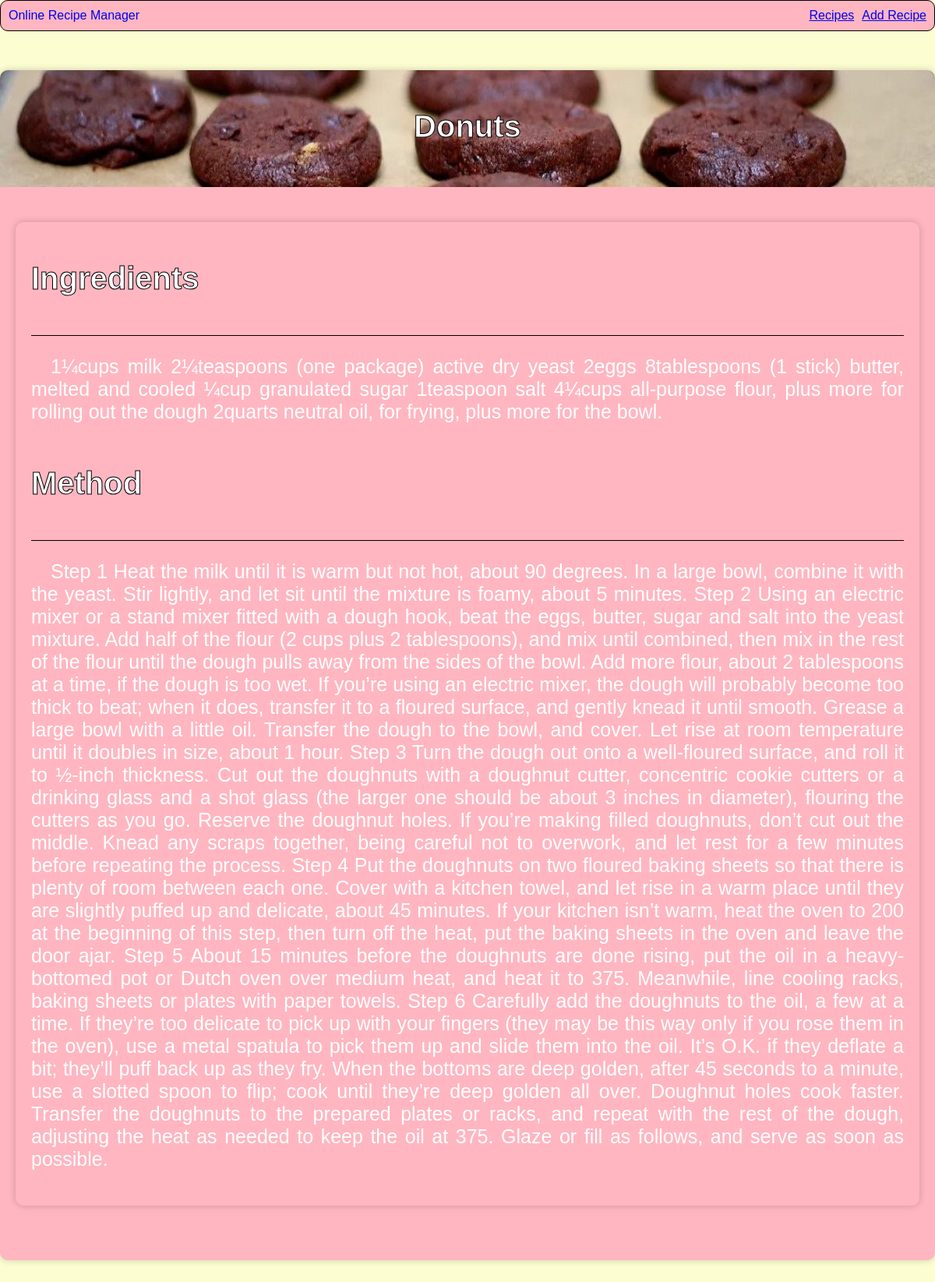
/recipe/2 (signed in), run on an earlier commit of the app's database.
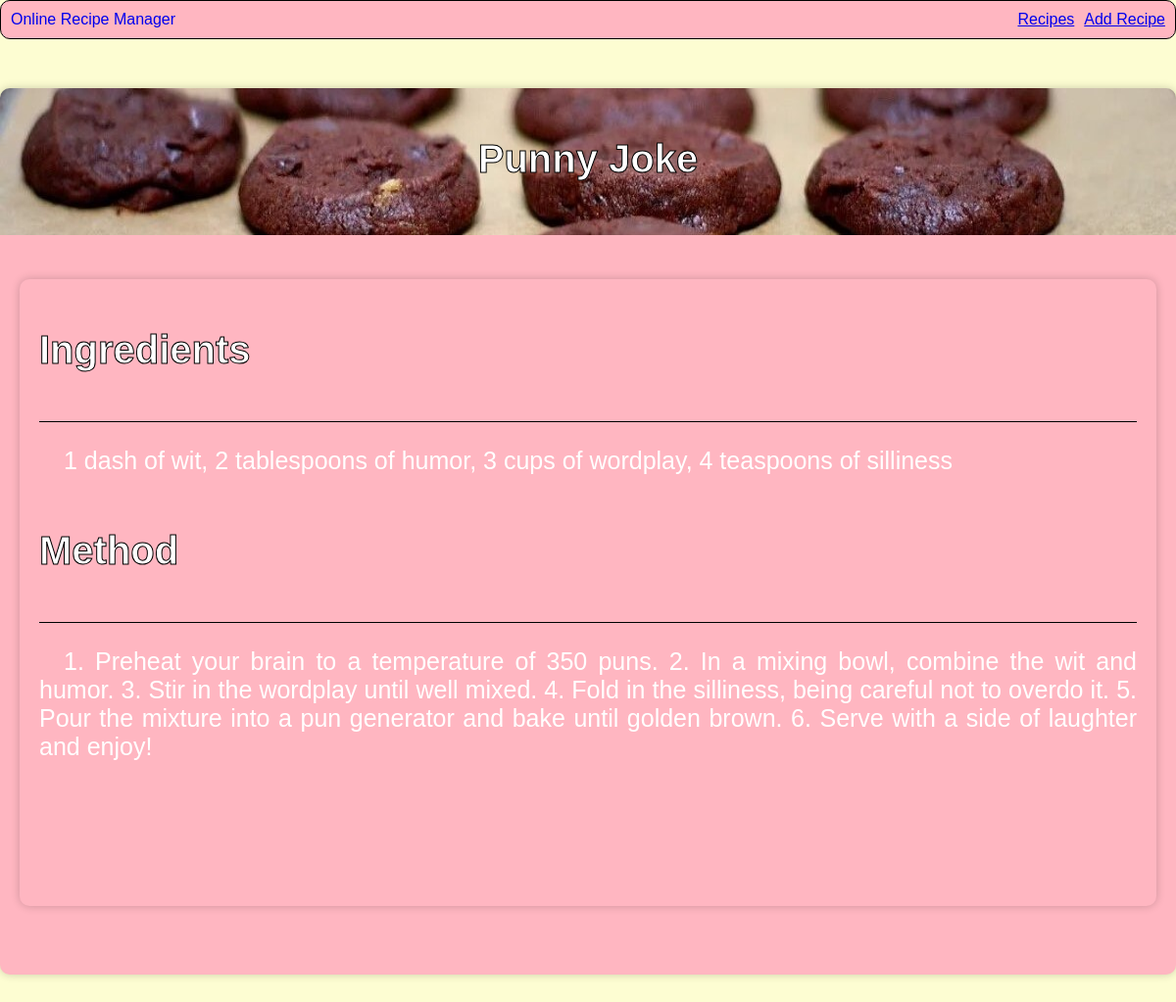
And on a later commit of the database.
### app.py (models this page shows)
class Recipe(db.Model):
    id = db.Column(db.Integer, primary_key = True)
    title = db.Column(db.String(255), nullable = False)
    ingredients = db.Column(db.String(1000), nullable = False)
    method = db.Column(db.String(5000), nullable = False)
    date_created = db.Column(db.DateTime, default = datetime.utcnow)
    user_id = db.Column(db.Integer, db.ForeignKey('user.id'))
    author = db.relationship('User', backref='recipes')

### app.py (the view)
@app.route('/recipe/<int:recipe_id>')
def recipe_detail(recipe_id):
    recipe = Recipe.query.get(recipe_id)
    if recipe is None:
        abort(404)
    return render_template('recipe_detail.html', recipe=recipe)

### app.py (called while the page is built)
@login_manager.user_loader
def load_user(user_id):
    return User.query.get(int(user_id))

### templates/recipe_detail.html (shortened to what this page needs)
{% extends 'base.html' %}
{% block body%}
    <h1>{{ recipe.title }}</h1>
    <div class="recipe-info">
        <div class="recipe-info-ingredients">
            <h3>Ingredients</h3>
            <hr>
            <p>{{ recipe.ingredients }}</p>
        </div>
        <div class="recipe-info-method">
            <h3>Method</h3>
            <hr>
            <p>{{ recipe.method }}</p>
        </div>
    </div>
{% endblock %}

What changed in the data, as far as the page shows it:
changed Recipe: title "Donuts" → "Punny Joke"; ingredients "1¼cups milk 2¼teaspoons (one package) active dry yeast 2eggs 8tablespoons (1 stick) butter, melted and cooled ¼cup granulated sugar 1teaspoon salt 4¼cups all-purpose flour, plus more for rolling out the dough 2quarts neutral oil, for frying, plus more for the bowl." → "1 dash of wit, 2 tablespoons of humor, 3 cups of wordplay, 4 teaspoons of silliness"; method "Step 1 Heat the milk until it is warm but not hot, about 90 degrees. In a large bowl, combine it with the yeast. Stir lightly, and let sit until the mixture is foamy, about 5 minutes. Step 2 Using an electric mixer or a stand mixer fitted with a dough hook, beat the eggs, butter, sugar and salt into the yeast mixture. Add half of the flour (2 cups plus 2 tablespoons), and mix until combined, then mix in the rest of the flour until the dough pulls away from the sides of the bowl. Add more flour, about 2 tablespoons at a time, if the dough is too wet. If you’re using an electric mixer, the dough will probably become too thick to beat; when it does, transfer it to a floured surface, and gently…" → "1. Preheat your brain to a temperature of 350 puns. 2. In a mixing bowl, combine the wit and humor. 3. Stir in the wordplay until well mixed. 4. Fold in the silliness, being careful not to overdo it. 5. Pour the mixture into a pun generator and bake until golden brown. 6. Serve with a side of laughter and enjoy!"
